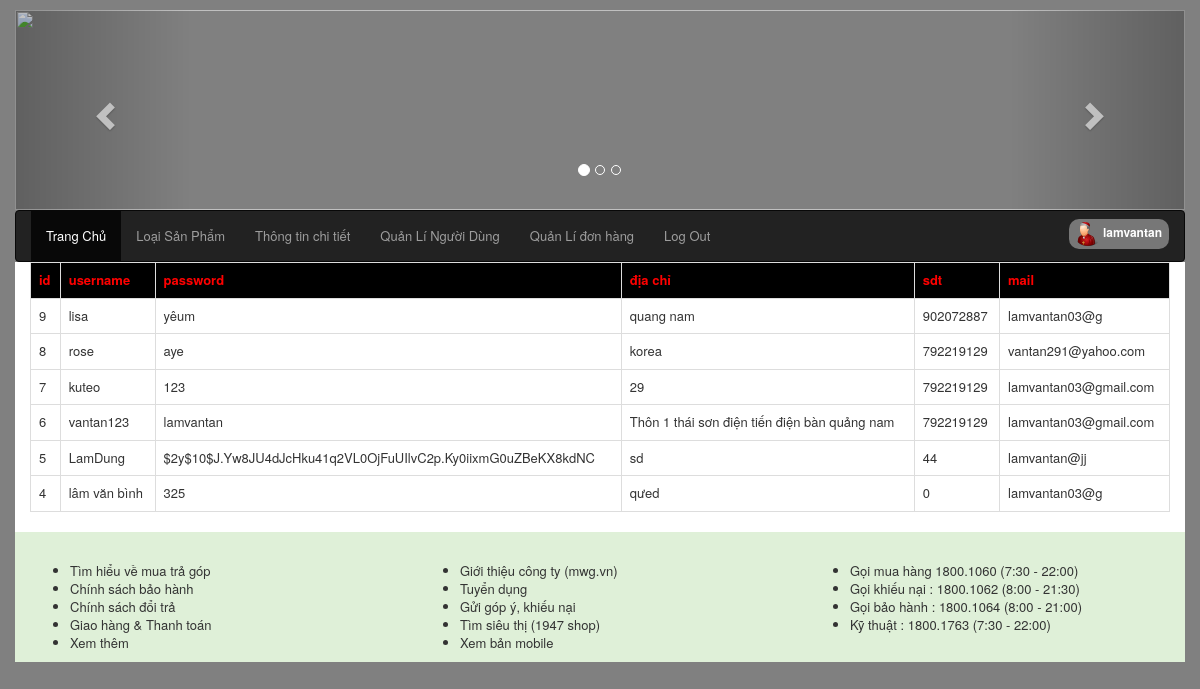
The app's page /quantri/index.php?xem=quanlinguoidung (signed in) with its own data.
### tables this page shows
CREATE TABLE `dangky` (
  `id` int(11) NOT NULL,
  `username` varchar(255) DEFAULT NULL,
  `password` varchar(255) DEFAULT NULL,
  `diachi` varchar(255) DEFAULT NULL,
  `sdt` int(11) DEFAULT NULL,
  `gmail` varchar(255) DEFAULT NULL
);

### quantri/model/quanlinguoidung/quanlinguoidung.php (the view)
<?php
include("model/config.php");
 $sql=$conn->prepare("select * from dangky order by id desc");
    $sql->setFetchMode(PDO::FETCH_ASSOC);
    $sql->execute();
 ?>
 <div class="row">
    <div class="col-md-12">
 <div class="table-responsive">
  <table class="table table-bordered">
      <tr style="background-color: black;color: red;">
      	<th>id</th>
        <th>username</th>
        <th>password</th>
        <th>địa chỉ</th>
        <th>sdt</th>
        <th>mail</th>
      </tr>
<?php  while ( $row=$sql->fetch()) {
 ?>
      <tr>
      	<td><?php echo $row['id']; ?></td>
        <td><?php echo $row['username']; ?></td>
        <td><?php echo $row['password']; ?></td>
        <td><?php echo $row['diachi'];?></td>
        <td><?php echo $row['sdt'];?></td>
        <td><?php echo $row['gmail'];?></td>
    </tr>
<?php } ?>
</table>
</div>
</div>
</div>

### quantri/index.php (shortened to what this page needs)
<!DOCTYPE html>
<html lang="en">
<head>
    <link rel="stylesheet" type="text/css" href="css/bootstrap.min.css">
    <link rel="stylesheet" type="text/css" href="css/style.css">
</head>
<body style="background-color: gray;">
 <div class="container">
	<?php
     include("model/header.php");
     include("model/menu.php");
     include("model/content.php");
     include("model/footer.php");
	?>
 </div>
</body>
</html>

### quantri/model/header.php (shortened to what this page needs)
<div class="row header-slide">
		<div id="carousel-example-generic" class="carousel slide" data-ride="carousel">
			  <ol class="carousel-indicators">
			    <li data-target="#carousel-example-generic" data-slide-to="0" class="active"></li>
			    <li data-target="#carousel-example-generic" data-slide-to="1"></li>
			    <li data-target="#carousel-example-generic" data-slide-to="2"></li>
			  </ol>
			  <div class="carousel-inner" role="listbox">
			    <div class="item active">
			      <img src="img/banner.jpg" alt="" class="img-responsive" >
			    </div>
			  </div>
			  <a class="left carousel-control" href="#carousel-example-generic" role="button" data-slide="prev">
			    <span class="glyphicon glyphicon-chevron-left" aria-hidden="true"></span>
			  </a>
			  <a class="right carousel-control" href="#carousel-example-generic" role="button" data-slide="next">
			    <span class="glyphicon glyphicon-chevron-right" aria-hidden="true"></span>
			  </a>
        </div>
</div>

### quantri/model/menu.php (shortened to what this page needs)
<div class="row">
		<nav class="navbar navbar-default navbar-inverse">
    <div class="collapse navbar-collapse" id="bs-example-navbar-collapse-1">
      <ul class="nav navbar-nav">
        <li class="active"><a class="nav-link" href="index.php">Trang Chủ</a></li>
        <li class=""><a class="nav-link" href="index.php?xem=loaisanpham&ac=insert">Loại Sản Phẩm</a></li>
        <li class="nav-item ">
			      <a class="nav-link" href="index.php?xem=thongtinsanpham&ac=insert_chitiet">Thông tin chi tiết</a>
			    </li>
			    <li class="nav-item ">
			      <a class="nav-link" href="index.php?xem=quanlinguoidung">Quản Lí Người Dùng</a>
			    </li>
			    <li class="nav-item ">
			      <a class="nav-link" href="index.php?xem=quanlihoadon">Quản Lí đơn hàng</a>
			    </li>
			    <li class="nav-item ">
			      <a class="nav-link " href="index.php?ac=dangxuat">Log Out</a>
			    </li>
      </ul>
      <div class="navbar-form navbar-right">
      	<a class="nav-link badge badge-primary">
			      <img src="../img/conx.png" alt="Logo">
			      <?php
			        echo $_SESSION['dangnhap'];
			      ?>
			      </a>
      </div>
    </div>
</nav>
</div>

### quantri/model/content.php (shortened to what this page needs)
 <div class="row">
   <div class="col-12 col-md-12" style="background-color: white;">
 <?php
if (isset($_GET['xem'])) {
	$click=$_GET['xem'];
	if($click=="quanlinguoidung"){
		include("model/quanlinguoidung/quanlinguoidung.php");
	}
}
 ?>
</div>
</div>

### quantri/model/footer.php
<div class="row bg-success" >
	  <div class=" col-md-4">
	  	<ul style="margin-top: 30px;">
	  		<li>Tìm hiểu về mua trả góp</li>
			<li>Chính sách bảo hành</li>
			<li>Chính sách đổi trả</li>
			<li>Giao hàng & Thanh toán</li>
			<li>Xem thêm</li>
	  	</ul>
	  </div>
	  <div class="col-md-4 ">
	  	<ul style="margin-top: 30px;">
		 <li>Giới thiệu công ty (mwg.vn)</li>
		 <li>Tuyển dụng</li>
		 <li>Gửi góp ý, khiếu nại</li>
		 <li>Tìm siêu thị (1947 shop)</li>
		 <li>Xem bản mobile</li>
	  	</ul>
	  </div>
	  <div class="col-md-4">
	  	<ul style="margin-top: 30px;">
			<li>Gọi mua hàng 1800.1060 (7:30 - 22:00)</li>
			<li>Gọi khiếu nại :  1800.1062 (8:00 - 21:30)</li>
			<li>Gọi bảo hành :  1800.1064 (8:00 - 21:00)</li>
			<li>Kỹ thuật : 1800.1763 (7:30 - 22:00)</li>
	  	</ul>
	  </div>
</div>

### quantri/css/style.css (style rules this page uses)
body { font-family: "Helvetica Neue",Helvetica,Arial,sans-serif; font-size: 13px; line-height: 18px; color: #333; background-color: #fff; }
.navbar-inverse { margin-bottom: 0px !important; }

### quantri/model/header.php (style rules this page uses)
.item .img-responsive { width: 100% !important; height: 200px !important; }
.header-slide { padding: 10px 0 0 0; }

### records on screen
dangky: id "9", username "lisa", password "yêum", diachi "quang nam", sdt "902072887", gmail "lamvantan03@g"
dangky: id "8", username "rose", password "aye", diachi "korea", sdt "792219129", gmail "vantan291@yahoo.com"
dangky: id "7", username "kuteo", password "123", diachi "29", sdt "792219129", gmail "lamvantan03@gmail.com"
dangky: id "6", username "vantan123", password "lamvantan", diachi "Thôn 1 thái sơn điện tiến điện bàn quảng nam", sdt "792219129", gmail "lamvantan03@gmail.com"
dangky: id "5", username "LamDung", password "$2y$10$J.Yw8JU4dJcHku41q2VL0OjFuUIlvC2p.Ky0iixmG0uZBeKX8kdNC", diachi "sd", sdt "44", gmail "lamvantan@jj"
dangky: id "4", username "lâm văn bình", password "325", diachi "qưed", sdt "0", gmail "lamvantan03@g"

### other values on screen
$_SESSION['dangnhap'] "lamvantan"
